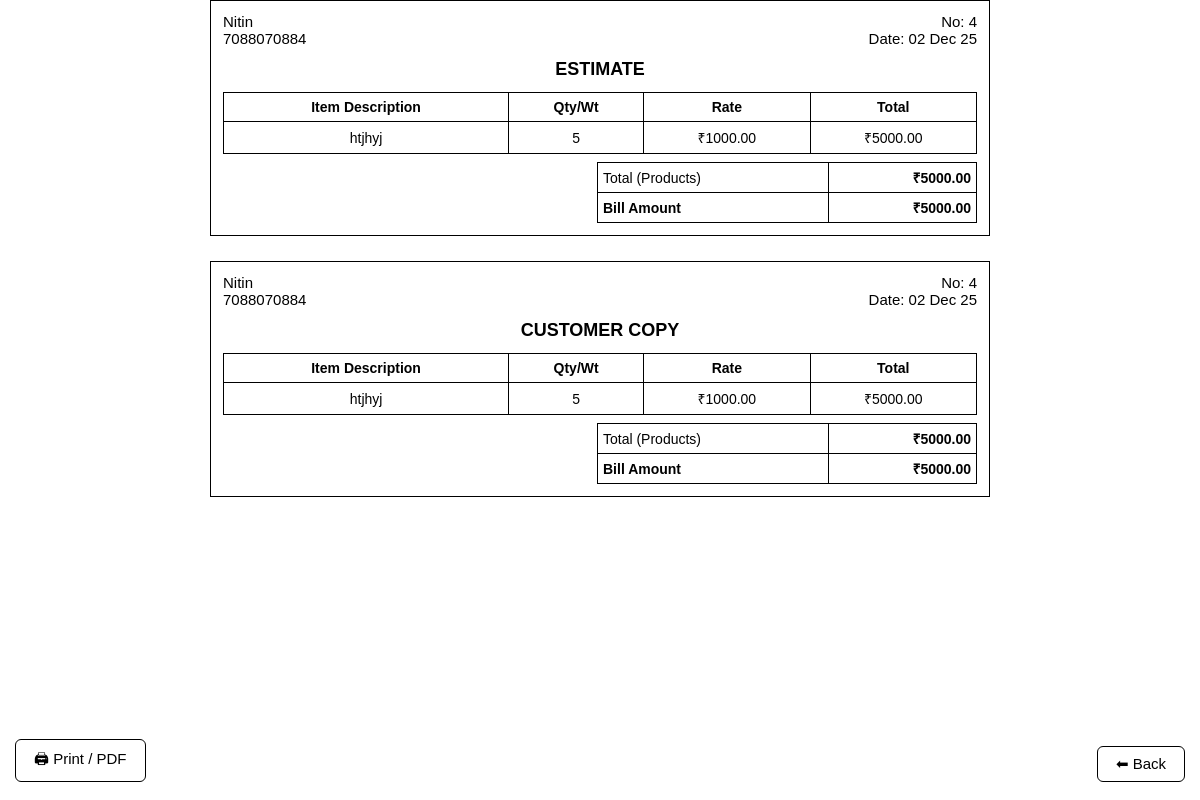
/generate-bill/9/ (signed in), run on the app's committed database.
### bills/models.py (models this page shows, shortened)
class Bill(models.Model):
    customer = models.ForeignKey(Customer, on_delete=models.SET_NULL, null=True, blank=True)
    customer_name = models.CharField(max_length=255, blank=True, null=True)
    phone = models.CharField(max_length=20, blank=True, null=True)
    date = models.DateField(default=timezone.now)
    bill_no = models.IntegerField(default=1)
    packing_qty = models.IntegerField(blank=True, null=True)
    packing_rate = models.DecimalField(max_digits=10, decimal_places=2, blank=True, null=True)
    packing_reason = models.CharField(max_length=255, blank=True, null=True)
    extra_reason = models.CharField(max_length=255, blank=True, null=True)
    extra_amount = models.DecimalField(max_digits=10, decimal_places=2, default=0)
    total_amount = models.DecimalField(max_digits=12, decimal_places=2, default=0)
    paid_amount = models.DecimalField(max_digits=12, decimal_places=2, default=0)
    returned_amount = models.DecimalField(max_digits=12, decimal_places=2, default=0)
    is_paid = models.BooleanField(default=False)
    paid_date = models.DateTimeField(null=True, blank=True)
    paid_by = models.ForeignKey(settings.AUTH_USER_MODEL, null=True, blank=True, on_delete=models.SET_NULL)
    def save(self, *args, **kwargs):
        if not self.bill_no:
            last_bill = Bill.objects.order_by('-bill_no').first()
            self.bill_no = 1 if not last_bill else last_bill.bill_no + 1
        if self.customer:
            self.customer_name = self.customer.name
            self.phone = self.customer.phone
        if self.packing_qty is None:
            self.packing_qty = 0
        if self.packing_rate is None:
            self.packing_rate = Decimal('0.00')
        super().save(*args, **kwargs)
        self._refresh_paid_flag()
        if self.customer:
            self.customer.refresh_totals()
    def _refresh_paid_flag(self):
        fully_paid = self.paid_amount >= self.net_total > 0
        if fully_paid and not self.is_paid:
            self.is_paid = True
            self.paid_date = timezone.now()
            self.save(update_fields=['is_paid', 'paid_date'])
        elif not fully_paid and self.is_paid:
            self.is_paid = False
            self.paid_date = None
            self.save(update_fields=['is_paid', 'paid_date'])
    @property
    def net_total(self):
        return max((self.total_amount or 0) - (self.returned_amount or 0), 0)
    class Meta:
        ordering = ['-date', '-bill_no']

class BillItem(models.Model):
    bill = models.ForeignKey(Bill, related_name='items', on_delete=models.CASCADE)
    description = models.TextField(blank=True)
    quantity = models.PositiveIntegerField(default=1)
    rate = models.DecimalField(max_digits=12, decimal_places=2, default=Decimal('0.00'))
    total = models.DecimalField(max_digits=12, decimal_places=2, default=Decimal('0.00'))

### bills/views.py (the view)
# urls.py: path('generate-bill/<int:bill_id>/', views.generate_bill, name='generate_bill'), # invoice print page
@login_required
def generate_bill(request, bill_id):
    bill = get_object_or_404(Bill, id=bill_id)
    items = BillItem.objects.filter(bill=bill)
    items_total = sum((item.total or Decimal('0.00')) for item in items)
    packing_qty = int(bill.packing_qty or 0)
    packing_rate = Decimal(str(bill.packing_rate or 0))
    packing_reason = bill.packing_reason or "Packing"
    packing_total = packing_qty * packing_rate
    extra_reason = bill.extra_reason or ""
    extra_amount = Decimal(str(bill.extra_amount or 0))
    final_total = items_total + packing_total + extra_amount
    total_paid = sum((p.amount or Decimal('0.00')) for p in bill.payments.all())
    bill.total_amount = final_total
    bill.paid_amount = min(total_paid, final_total)
    bill.save(update_fields=['total_amount', 'paid_amount'])
    remaining = max(final_total - bill.paid_amount, Decimal('0.00'))
    return render(request, 'generate_bill.html', {
        'bill': bill,
        'items': items,
        'items_total': items_total,
        'packing_qty': packing_qty,
        'packing_rate': packing_rate,
        'packing_total': packing_total,
        'packing_reason': packing_reason,
        'extra_reason': extra_reason,
        'extra_amount': extra_amount,
        'final_total': final_total,
        'remaining': remaining,
    })

### bills/models.py (called while the page is built)
    def refresh_totals(self):
        bills = self.bill_set.all()
        total = sum((b.net_total or 0) for b in bills)
        paid = sum((b.paid_amount or 0) for b in bills)
        remaining = max(total - paid, 0)
        self.total_amount = total
        self.paid_amount = paid
        self.remaining_amount = remaining
        self.save(update_fields=['total_amount', 'paid_amount', 'remaining_amount'])

### templates/generate_bill.html (shortened to what this page needs)
<!DOCTYPE html>
<html>
<head>
</head>
<body>
{% for copy in "12" %}
<div class="invoice-box">
    <div class="header-row">
        <div>
            {{ bill.customer_name }}<br>
            {{ bill.phone }}
        </div>
        <div style="text-align:right;">
            No: {{ bill.bill_no }}<br>
            Date: {{ bill.date|date:"d M y" }}
        </div>
    </div>
    <div class="section-title">
        {% if forloop.first %} ESTIMATE {% else %} CUSTOMER COPY {% endif %}
    </div>
    <table>
        <thead>
        <tr>
            <th>Item Description</th>
            <th>Qty/Wt</th>
            <th>Rate</th>
            <th>Total</th>
        </tr>
        </thead>
        <tbody>
        {% for item in items %}
        <tr>
            <td>{{ item.description }}</td>
            <td>{{ item.quantity }}</td>
            <td>₹{{ item.rate }}</td>
            <td>₹{{ item.total }}</td>
        </tr>
        {% endfor %}
        </tbody>
    </table>
    <table class="summary-table">
        <tr>
            <td class="label">Total (Products)</td>
            <td class="value">₹{{ items_total }}</td>
        </tr>
        <tr>
            <td class="label"><b>Bill Amount</b></td>
            <td class="value"><b>₹{{ final_total }}</b></td>
        </tr>
    </table>
</div>
{% endfor %}
<button id="printBtn" class="floating-btn" onclick="window.print()">🖨 Print / PDF</button>
<button id="backBtn" class="floating-btn" onclick="goBack()">⬅ Back</button>
</body>
</html>

### templates/generate_bill.html (style rules this page uses)
body { font-family: Arial, sans-serif; margin: 0; padding: 0; background: #fff; }
.invoice-box { width: 100%; max-width: 780px; margin: 0 auto; border: 1px solid #000; padding: 12px; margin-bottom: 25px; box-sizing: border-box; background: #fff; }
.header-row { display: flex; justify-content: space-between; font-size: 15px; flex-wrap: wrap; }
.section-title { text-align: center; font-weight: bold; font-size: 18px; margin: 12px 0; }
table { width: 100%; border-collapse: collapse; margin-top: 8px; font-size: 14px; }
th, td { border: 1px solid #000; padding: 6px; text-align: center; }
.summary-table { width: 100%; max-width: 380px; margin-left: auto; font-size: 14px; }
.summary-table td { padding: 5px; border: 1px solid #000; }
.summary-table .label { text-align: left; }
.summary-table .value { text-align: right; font-weight: bold; }
.floating-btn { padding: 8px 18px; background: white; border: 1px solid black; cursor: pointer; position: fixed; bottom: 18px; z-index: 999; border-radius: 6px; font-size: 15px; }
#printBtn { left: 15px; }
#backBtn { right: 15px; }

### data on the page
Bill: customer_name "Nitin" "Nitin", phone "7088070884" "7088070884", bill_no "4" "4", date "02 Dec 25" "02 Dec 25", total_amount "5000.00" "5000.00"
BillItem: description "htjhyj", quantity "5", rate "1000.00", total "5000.00"

### other printed values
{{ items_total }} "5000.00" "5000.00"
